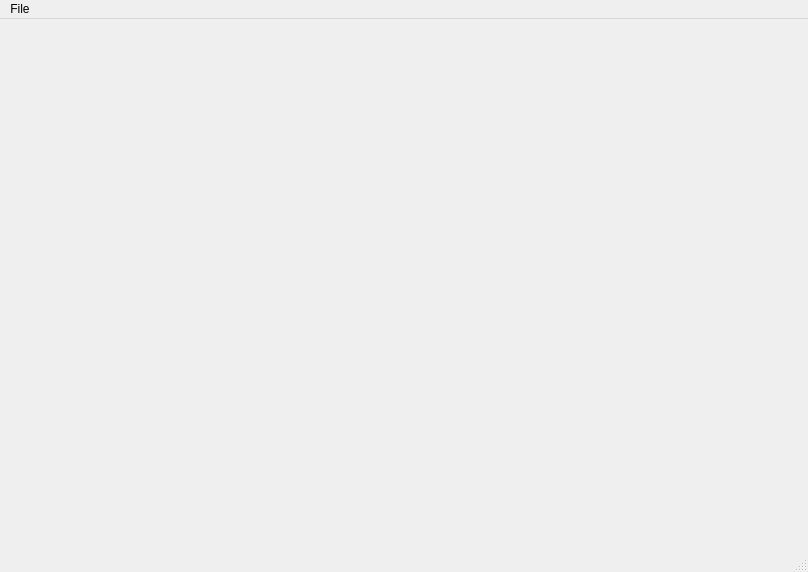
<?xml version="1.0" encoding="UTF-8"?>
<ui version="4.0">
 <class>MainWindow</class>
 <widget class="QMainWindow" name="MainWindow">
  <property name="windowModality">
   <enum>Qt::NonModal</enum>
  </property>
  <property name="geometry">
   <rect>
    <x>0</x>
    <y>0</y>
    <width>808</width>
    <height>572</height>
   </rect>
  </property>
  <property name="windowTitle">
   <string>MainWindow</string>
  </property>
  <widget class="QWidget" name="centralWidget">
   <layout class="QVBoxLayout" name="verticalLayout_2">
    <property name="leftMargin">
     <number>0</number>
    </property>
   </layout>
  </widget>
  <widget class="QMenuBar" name="menuBar">
   <property name="geometry">
    <rect>
     <x>0</x>
     <y>0</y>
     <width>808</width>
     <height>21</height>
    </rect>
   </property>
   <widget class="QMenu" name="menuFile">
    <property name="title">
     <string>File</string>
    </property>
    <addaction name="actionOpen"/>
    <addaction name="actionPaste"/>
   </widget>
   <addaction name="menuFile"/>
  </widget>
  <widget class="QStatusBar" name="statusBar"/>
  <action name="actionOpen">
   <property name="text">
    <string>Open</string>
   </property>
  </action>
  <action name="actionPaste">
   <property name="text">
    <string>Paste</string>
   </property>
  </action>
 </widget>
 <layoutdefault spacing="6" margin="11"/>
 <resources/>
 <connections/>
</ui>
